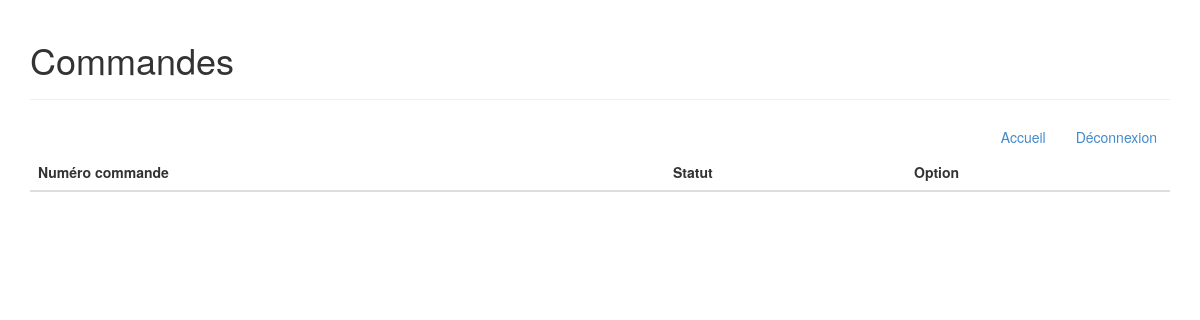
/commandes/liste_commandes.php (signed in), run on an earlier commit of the app's database.
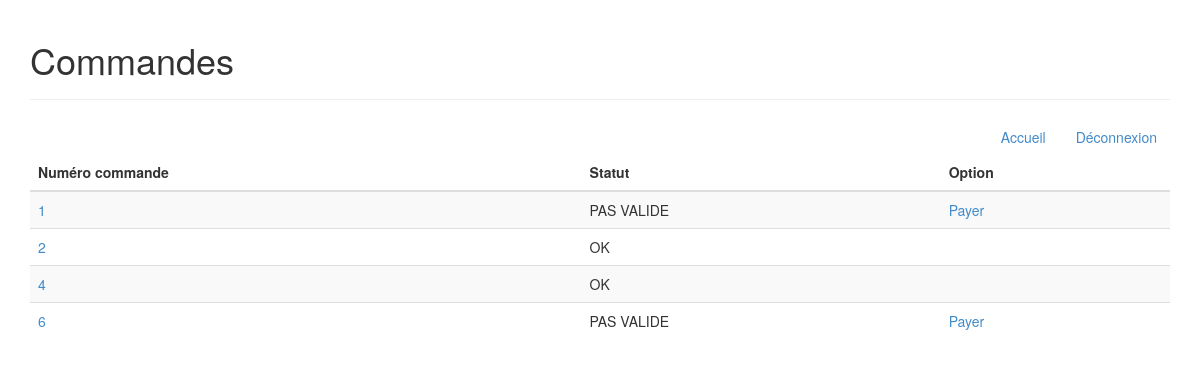
And on a later commit of the database.
### tables this page shows
CREATE TABLE commande(
	id_commande INT NOT NULL AUTO_INCREMENT,
	id_utilisateur INT NOT NULL,
	valide ENUM('0','1'),
	PRIMARY KEY (id_commande),
	FOREIGN KEY (id_utilisateur) references utilisateur(id_utilisateur));

### commandes/liste_commandes.php (the view, shortened to what this page needs)
<?php session_start();
if ($_SESSION["statut"] == 1)
	$sql = "SELECT c.id_commande, c.valide, u.nom FROM commande c, utilisateur u WHERE c.id_utilisateur = u.id_utilisateur ORDER BY c.id_commande";
else
	$sql = "SELECT id_commande, valide FROM commande WHERE id_utilisateur = " . $_SESSION["id_utilisateur"];
$result = mysql_query($sql) or die(mysql_error());
?>
<!DOCTYPE html>
<html lang="fr">
<head>
<link href="../assets/bootstrap/css/bootstrap.min.css" rel="stylesheet">
<link href="../assets/css/style.css" rel="stylesheet">
</head>
<body>
	<div class="container">
		<div class="page-header">
			<h1>Commandes</h1>
		</div>
		<div align="right">
			<a href="../accueil.php" class="btn btn-large">Accueil</a>
			<a href="../connexion/deconnexion.php" class="btn btn-large">Déconnexion</a>
		</div>
		<table class="table table-striped">
			<thead>
				<tr>
					<th>Numéro commande</th>
					<th>Statut</th>
					<?php
					if ($_SESSION["statut"] != 1)
						echo "<th>Option</th>";
					?>
				</tr>
			</thead>
			<tbody>
				<?php
				while ($row = mysql_fetch_array($result)) {
					echo "<tr>";
					echo "<td><a href=\"commande.php?id=" . $row['id_commande'] . "\" class=\"btn-large\">" . $row['id_commande'] . "</a></td>";
					if ($row['valide'] == 1)
						echo "<td>OK</td>";
					else
						echo "<td>PAS VALIDE</td>";
					if ($_SESSION["statut"] != 1 && $row['valide'] != 1)
						echo "<td><a href=\"livraison.php?id=" . $row['id_commande'] . "\" class=\"btn-large\">Payer</a></td>";
					else
						echo "<td></td>";
					echo "</tr>";
				}
			?>
</tbody>
</table>
</div>
</body>
</html>

What changed in the data, as far as the page shows it:
added commande: id_commande "1", valide "PAS VALIDE"
added commande: id_commande "2", valide "OK"
added commande: id_commande "4", valide "OK"
added commande: id_commande "6", valide "PAS VALIDE"
